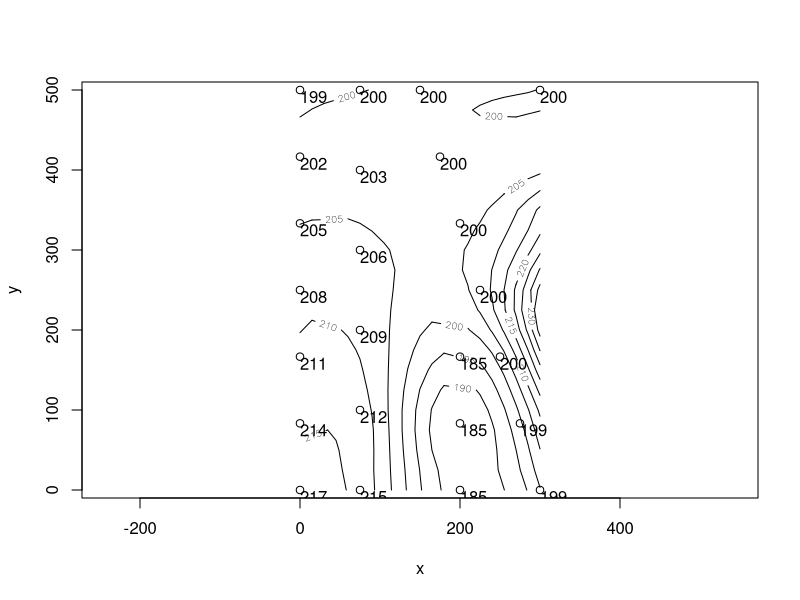

Write R code to recreate this figure.
genertopo <- function(length = 500, width=300, height=200, perc=4, east.dist = 50) {
    road.end <- height + perc * length/100
    ## Corner points: lowerleft, lower right, upper left, upper right.
    corner.df  <-  data.frame(x = c(0, width, 0, width),
                              y = c(0, 0, length, length),
                              z = c(road.end + perc * (width/4)/100,
                                    height + rnorm(1, sd = 2),
                                    height + rnorm(1, sd = 3), height
                                    )
                              )
    ## Neutral line at quarter of width from bottom to top
    neutr.points = 6
    neutr.df <- data.frame(x = rep(width/4, neutr.points),
                           y = seq(0, length, length.out = neutr.points),
                           z = seq(road.end, height, length.out = neutr.points)
                           )
    ## Edge points
    edge.points <- 5
    corner.idx  <- c(1, edge.points + 2)# Corner index to remove
    ## y from south to north
    edge.y  <- seq(0,
                   length,
                   length.out = edge.points + 2)[-corner.idx]
    ## East edge moves easter only southest point removed
    east.x  <- seq(width,
                   width - east.dist,
                   length.out = edge.points + 2)[-corner.idx[1]]
    ## Only south east corner removed from z
    east.df <- data.frame(x = east.x,
                          y = c(edge.y, length), # Northern edge added
                          z = seq(corner.df[2, "z"],
                                  height,
                                  length.out = edge.points + 2)[-corner.idx[1]]
                          )
    ## West edge
    west.df <- data.frame(x = rep(0, edge.points),
                          y = edge.y,
                          z = seq(corner.df[1, "z"],
                                  corner.df[3, "z"],
                                  length.out = edge.points + 2)[-corner.idx]
                          )
    ## Divider between planned and ori road
    div.points = 3
    divider.df <- data.frame(x = rep(2 * width/3, div.points),
                             y = seq(0, length/3, length.out = div.points),
                             z = rep(height - perc * length/100, div.points)
                             )
    rbind(corner.df, neutr.df, east.df, west.df, divider.df)
}

topo <- genertopo(perc=3, east.dist = 150)

topo.loess <- loess(z ~ x * y, topo,span=0.5, normalize=F)
topo.ma <- list(x=seq(0,300,length.out=21),y=seq(0,500,length.out = 21))
topo.lo <- predict(topo.loess, expand.grid(topo.ma), se=T)
library(MASS)
eqscplot(topo.ma, typ="n")
contour(topo.ma$x, topo.ma$y, topo.lo$fit, add=T)
points(topo[,1:2])
text(topo[,"x"], topo[,"y"], round(topo[,"z"]), adj=c(0,1))
